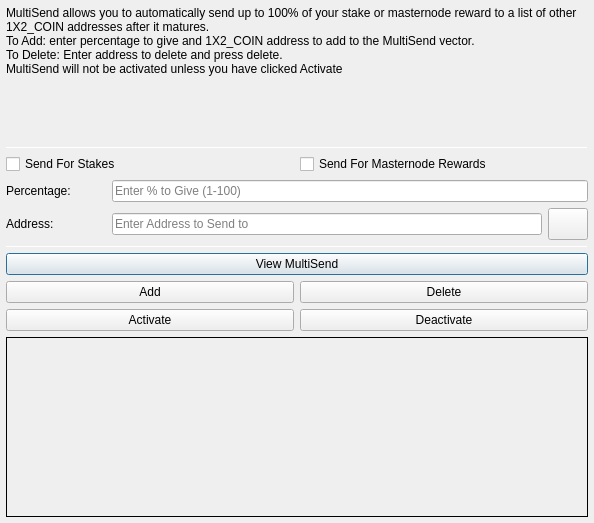
<?xml version="1.0" encoding="UTF-8"?>
<ui version="4.0">
 <class>MultiSendDialog</class>
 <widget class="QDialog" name="MultiSendDialog">
  <property name="windowModality">
   <enum>Qt::NonModal</enum>
  </property>
  <property name="geometry">
   <rect>
    <x>0</x>
    <y>0</y>
    <width>594</width>
    <height>523</height>
   </rect>
  </property>
  <property name="windowTitle">
   <string>MultiSend</string>
  </property>
  <layout class="QVBoxLayout" name="verticalLayout" stretch="0">
   <property name="leftMargin">
    <number>6</number>
   </property>
   <property name="topMargin">
    <number>6</number>
   </property>
   <property name="rightMargin">
    <number>6</number>
   </property>
   <property name="bottomMargin">
    <number>6</number>
   </property>
   <item>
    <layout class="QVBoxLayout" name="verticalLayout_Main" stretch="1,1,1,1,1,1">
     <item>
      <widget class="QLabel" name="label_2">
       <property name="lineWidth">
        <number>1</number>
       </property>
       <property name="text">
        <string>MultiSend allows you to automatically send up to 100% of your stake or masternode reward to a list of other 1X2_COIN addresses after it matures.
To Add: enter percentage to give and 1X2_COIN address to add to the MultiSend vector.
To Delete: Enter address to delete and press delete.
MultiSend will not be activated unless you have clicked Activate</string>
       </property>
       <property name="alignment">
        <set>Qt::AlignLeading|Qt::AlignLeft|Qt::AlignTop</set>
       </property>
       <property name="wordWrap">
        <bool>true</bool>
       </property>
      </widget>
     </item>
     <item>
      <widget class="Line" name="line">
       <property name="minimumSize">
        <size>
         <width>0</width>
         <height>1</height>
        </size>
       </property>
       <property name="maximumSize">
        <size>
         <width>16777215</width>
         <height>1</height>
        </size>
       </property>
       <property name="orientation">
        <enum>Qt::Horizontal</enum>
       </property>
      </widget>
     </item>
     <item>
      <layout class="QVBoxLayout" name="verticalLayout_Settings">
       <item>
        <layout class="QHBoxLayout" name="horizontalLayout">
         <item>
          <widget class="QCheckBox" name="multiSendStakeCheckBox">
           <property name="text">
            <string>Send For Stakes</string>
           </property>
          </widget>
         </item>
         <item>
          <widget class="QCheckBox" name="multiSendMasternodeCheckBox">
           <property name="text">
            <string>Send For Masternode Rewards</string>
           </property>
          </widget>
         </item>
        </layout>
       </item>
       <item>
        <layout class="QHBoxLayout" name="horizontalLayout_6">
         <item>
          <widget class="QLabel" name="label">
           <property name="minimumSize">
            <size>
             <width>100</width>
             <height>0</height>
            </size>
           </property>
           <property name="toolTip">
            <string>Percentage of stake to send</string>
           </property>
           <property name="text">
            <string>Percentage:</string>
           </property>
          </widget>
         </item>
         <item>
          <widget class="QLineEdit" name="multiSendPercentEdit">
           <property name="toolTip">
            <string>Enter whole numbers 1 - 100</string>
           </property>
           <property name="placeholderText">
            <string>Enter % to Give (1-100)</string>
           </property>
          </widget>
         </item>
        </layout>
       </item>
       <item>
        <layout class="QHBoxLayout" name="horizontalLayout_7">
         <item>
          <widget class="QLabel" name="label_5">
           <property name="minimumSize">
            <size>
             <width>100</width>
             <height>0</height>
            </size>
           </property>
           <property name="toolTip">
            <string>Address to send portion of stake to</string>
           </property>
           <property name="text">
            <string>Address:</string>
           </property>
          </widget>
         </item>
         <item>
          <widget class="QLineEdit" name="multiSendAddressEdit">
           <property name="toolTip">
            <string/>
           </property>
           <property name="placeholderText">
            <string>Enter Address to Send to</string>
           </property>
          </widget>
         </item>
         <item>
          <widget class="QPushButton" name="addressBookButton">
           <property name="maximumSize">
            <size>
             <width>16777215</width>
             <height>32</height>
            </size>
           </property>
           <property name="toolTip">
            <string>Choose an address from the address book</string>
           </property>
           <property name="text">
            <string/>
           </property>
           <property name="icon">
            <iconset resource="../1x2coin.qrc">
             <normaloff>:/icons/address-book</normaloff>:/icons/address-book</iconset>
           </property>
           <property name="shortcut">
            <string>Alt+A</string>
           </property>
           <property name="autoDefault">
            <bool>false</bool>
           </property>
          </widget>
         </item>
        </layout>
       </item>
      </layout>
     </item>
     <item>
      <widget class="Line" name="line_2">
       <property name="minimumSize">
        <size>
         <width>0</width>
         <height>1</height>
        </size>
       </property>
       <property name="maximumSize">
        <size>
         <width>16777215</width>
         <height>1</height>
        </size>
       </property>
       <property name="orientation">
        <enum>Qt::Horizontal</enum>
       </property>
      </widget>
     </item>
     <item>
      <layout class="QVBoxLayout" name="verticalLayout_Buttons">
       <item>
        <layout class="QHBoxLayout" name="horizontalLayout_4">
         <item>
          <widget class="QPushButton" name="viewButton">
           <property name="toolTip">
            <string/>
           </property>
           <property name="statusTip">
            <string>View MultiSend Vector</string>
           </property>
           <property name="text">
            <string>View MultiSend</string>
           </property>
          </widget>
         </item>
        </layout>
       </item>
       <item>
        <layout class="QHBoxLayout" name="horizontalLayout_2">
         <item>
          <widget class="QPushButton" name="addButton">
           <property name="toolTip">
            <string/>
           </property>
           <property name="statusTip">
            <string>Add to MultiSend Vector</string>
           </property>
           <property name="text">
            <string>Add</string>
           </property>
          </widget>
         </item>
         <item>
          <widget class="QPushButton" name="deleteButton">
           <property name="toolTip">
            <string/>
           </property>
           <property name="statusTip">
            <string>Delete Address From MultiSend Vector</string>
           </property>
           <property name="text">
            <string>Delete</string>
           </property>
          </widget>
         </item>
        </layout>
       </item>
       <item>
        <layout class="QHBoxLayout" name="horizontalLayout_5">
         <item>
          <widget class="QPushButton" name="activateButton">
           <property name="statusTip">
            <string>Activate MultiSend</string>
           </property>
           <property name="text">
            <string>Activate</string>
           </property>
          </widget>
         </item>
         <item>
          <widget class="QPushButton" name="disableButton">
           <property name="statusTip">
            <string>Deactivate MultiSend</string>
           </property>
           <property name="text">
            <string>Deactivate</string>
           </property>
          </widget>
         </item>
        </layout>
       </item>
      </layout>
     </item>
     <item>
      <widget class="QLabel" name="message">
       <property name="minimumSize">
        <size>
         <width>0</width>
         <height>180</height>
        </size>
       </property>
       <property name="frameShape">
        <enum>QFrame::Panel</enum>
       </property>
       <property name="frameShadow">
        <enum>QFrame::Plain</enum>
       </property>
       <property name="lineWidth">
        <number>1</number>
       </property>
       <property name="midLineWidth">
        <number>1</number>
       </property>
       <property name="text">
        <string/>
       </property>
       <property name="alignment">
        <set>Qt::AlignLeading|Qt::AlignLeft|Qt::AlignTop</set>
       </property>
       <property name="wordWrap">
        <bool>true</bool>
       </property>
      </widget>
     </item>
    </layout>
   </item>
  </layout>
 </widget>
 <resources>
  <include location="../1x2coin.qrc"/>
 </resources>
 <connections/>
</ui>
